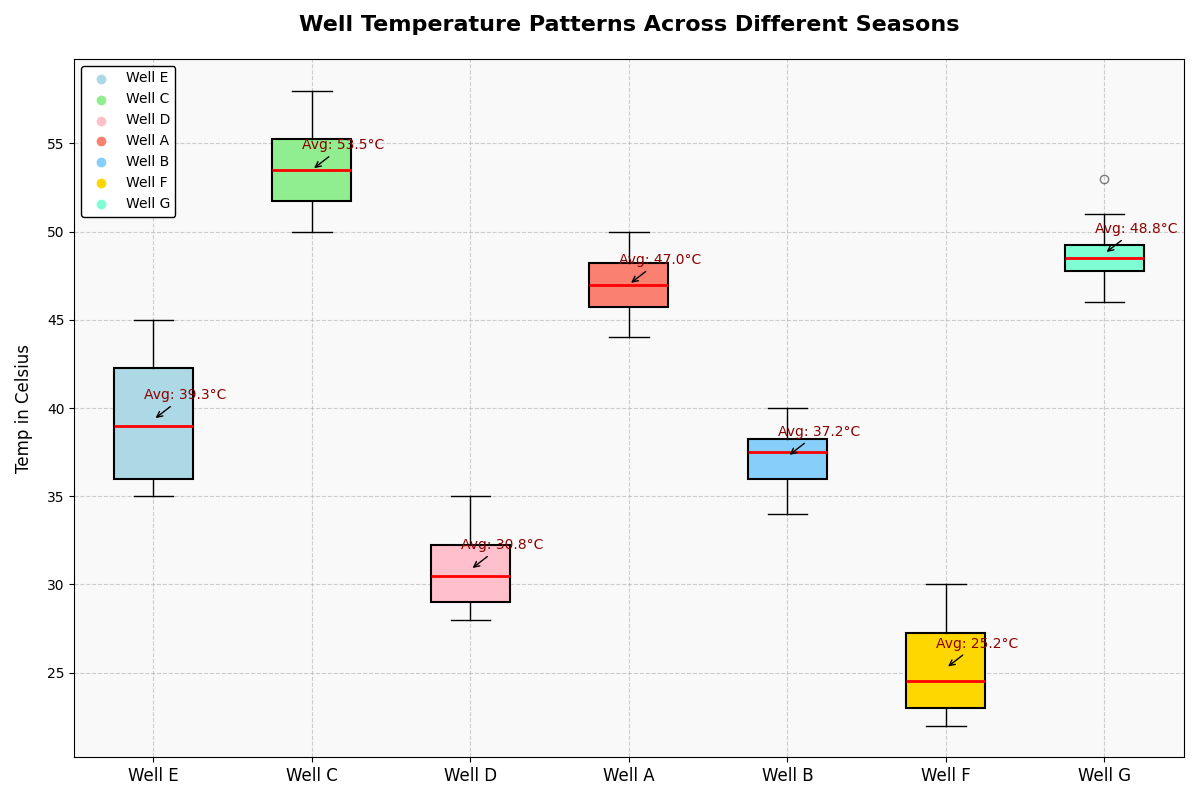

Write the Python code that produced this figure.
import matplotlib.pyplot as plt
import numpy as np

# Updated data representing monthly temperatures (in °C) at seven different wells
well_temps = [
    [35, 36, 38, 40, 42, 45, 43, 41, 44, 37, 36, 35],  # Well A
    [50, 52, 54, 56, 55, 57, 58, 54, 53, 51, 52, 50],  # Well B
    [28, 30, 29, 31, 33, 35, 34, 32, 31, 30, 29, 28],  # Well C
    [45, 46, 47, 48, 49, 50, 49, 48, 47, 46, 45, 44],  # Well D
    [39, 38, 37, 36, 35, 34, 36, 38, 40, 39, 38, 37],  # Well E
    [22, 24, 23, 25, 27, 29, 30, 28, 26, 24, 23, 22],  # Well F
    [48, 49, 47, 46, 50, 53, 51, 49, 48, 47, 48, 49]   # Well G
]

# Updated well labels
wells = ['Well E', 'Well C', 'Well D', 'Well A', 'Well B', 'Well F', 'Well G']

fig, ax = plt.subplots(figsize=(12, 8))

bp = ax.boxplot(well_temps, patch_artist=True, notch=False, vert=True,
                boxprops=dict(color='black', linewidth=1.5),
                medianprops=dict(color='red', linewidth=2),
                whiskerprops=dict(color='black'),
                capprops=dict(color='black'),
                flierprops=dict(marker='o', color='blue', alpha=0.5))

colors = ['#ADD8E6', '#90EE90', '#FFC0CB', '#FA8072', '#87CEFA', '#FFD700', '#7FFFD4']
for patch, color in zip(bp['boxes'], colors):
    patch.set_facecolor(color)

for i, temps in enumerate(well_temps):
    mean = np.mean(temps)
    ax.annotate(f'Avg: {mean:.1f}°C', xy=(i+1, mean), xytext=(i+1.2, mean + 1),
                textcoords='data', arrowprops=dict(facecolor='black', arrowstyle='->'),
                fontsize=10, ha='center', va='bottom', color='darkred')

ax.set_title("Well Temperature Patterns Across Different Seasons", fontsize=16, fontweight='bold', pad=20)
ax.set_ylabel("Temp in Celsius", fontsize=12, labelpad=10)
ax.set_xticklabels(wells, fontsize=12)

ax.grid(True, linestyle='--', alpha=0.6)
ax.set_facecolor('#f9f9f9')

for i, color in enumerate(colors):
    ax.scatter([], [], color=color, label=wells[i])
ax.legend(loc='upper left', fontsize=10, frameon=True, framealpha=1, edgecolor='black')

plt.tight_layout()
plt.show()
